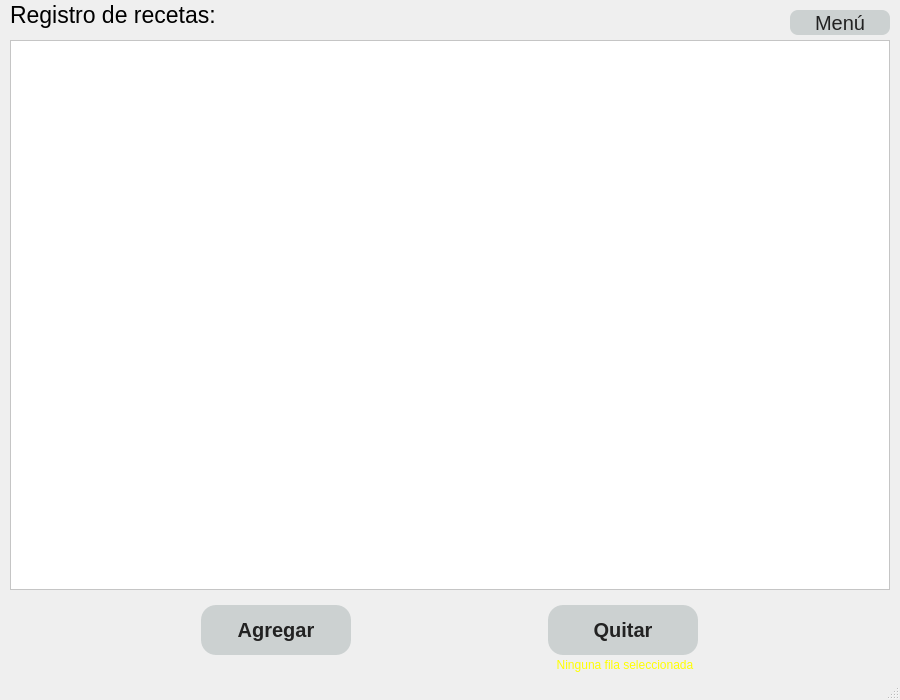
<?xml version="1.0" encoding="UTF-8"?>
<ui version="4.0">
 <class>MainWindow</class>
 <widget class="QMainWindow" name="MainWindow">
  <property name="geometry">
   <rect>
    <x>0</x>
    <y>0</y>
    <width>900</width>
    <height>700</height>
   </rect>
  </property>
  <property name="sizePolicy">
   <sizepolicy hsizetype="Preferred" vsizetype="Preferred">
    <horstretch>0</horstretch>
    <verstretch>0</verstretch>
   </sizepolicy>
  </property>
  <property name="minimumSize">
   <size>
    <width>900</width>
    <height>700</height>
   </size>
  </property>
  <property name="maximumSize">
   <size>
    <width>900</width>
    <height>700</height>
   </size>
  </property>
  <property name="windowTitle">
   <string>Farmasty / Recetas</string>
  </property>
  <property name="styleSheet">
   <string notr="true">background:&quot;#222&quot;; color: &quot;#eee&quot;</string>
  </property>
  <widget class="QWidget" name="centralwidget">
   <widget class="QLabel" name="label">
    <property name="geometry">
     <rect>
      <x>10</x>
      <y>0</y>
      <width>700</width>
      <height>30</height>
     </rect>
    </property>
    <property name="minimumSize">
     <size>
      <width>700</width>
      <height>30</height>
     </size>
    </property>
    <property name="maximumSize">
     <size>
      <width>700</width>
      <height>30</height>
     </size>
    </property>
    <property name="font">
     <font>
      <family>Arial</family>
      <pointsize>17</pointsize>
     </font>
    </property>
    <property name="text">
     <string>Registro de recetas:</string>
    </property>
   </widget>
   <widget class="QTableWidget" name="recetas_table">
    <property name="geometry">
     <rect>
      <x>10</x>
      <y>40</y>
      <width>880</width>
      <height>550</height>
     </rect>
    </property>
    <property name="minimumSize">
     <size>
      <width>880</width>
      <height>550</height>
     </size>
    </property>
    <property name="maximumSize">
     <size>
      <width>880</width>
      <height>550</height>
     </size>
    </property>
    <property name="font">
     <font>
      <family>Arial</family>
      <pointsize>15</pointsize>
     </font>
    </property>
    <property name="autoFillBackground">
     <bool>true</bool>
    </property>
    <property name="styleSheet">
     <string notr="true">color:#000; background: #fff;</string>
    </property>
    <property name="editTriggers">
     <set>QAbstractItemView::NoEditTriggers</set>
    </property>
    <property name="showGrid">
     <bool>true</bool>
    </property>
    <property name="gridStyle">
     <enum>Qt::SolidLine</enum>
    </property>
    <property name="columnCount">
     <number>0</number>
    </property>
    <attribute name="horizontalHeaderVisible">
     <bool>true</bool>
    </attribute>
    <attribute name="horizontalHeaderCascadingSectionResizes">
     <bool>false</bool>
    </attribute>
    <attribute name="horizontalHeaderDefaultSectionSize">
     <number>143</number>
    </attribute>
    <attribute name="horizontalHeaderMinimumSectionSize">
     <number>39</number>
    </attribute>
   </widget>
   <widget class="QWidget" name="horizontalLayoutWidget">
    <property name="geometry">
     <rect>
      <x>10</x>
      <y>590</y>
      <width>881</width>
      <height>81</height>
     </rect>
    </property>
    <layout class="QHBoxLayout" name="horizontalLayout">
     <item>
      <widget class="QPushButton" name="gotoagg_btn">
       <property name="maximumSize">
        <size>
         <width>150</width>
         <height>50</height>
        </size>
       </property>
       <property name="font">
        <font>
         <family>Arial</family>
         <pointsize>15</pointsize>
         <weight>75</weight>
         <bold>true</bold>
        </font>
       </property>
       <property name="cursor">
        <cursorShape>PointingHandCursor</cursorShape>
       </property>
       <property name="styleSheet">
        <string notr="true">background-color:#ccd1d1; color: #222; border-radius: 15px</string>
       </property>
       <property name="text">
        <string>Agregar</string>
       </property>
      </widget>
     </item>
     <item>
      <widget class="QPushButton" name="quitar_btn">
       <property name="maximumSize">
        <size>
         <width>150</width>
         <height>50</height>
        </size>
       </property>
       <property name="font">
        <font>
         <family>Arial</family>
         <pointsize>15</pointsize>
         <weight>75</weight>
         <bold>true</bold>
        </font>
       </property>
       <property name="cursor">
        <cursorShape>PointingHandCursor</cursorShape>
       </property>
       <property name="styleSheet">
        <string notr="true">background-color:#ccd1d1; color: #222; border-radius: 15px</string>
       </property>
       <property name="text">
        <string>Quitar</string>
       </property>
      </widget>
     </item>
    </layout>
   </widget>
   <widget class="QPushButton" name="volver_menu_btn">
    <property name="geometry">
     <rect>
      <x>790</x>
      <y>10</y>
      <width>100</width>
      <height>25</height>
     </rect>
    </property>
    <property name="minimumSize">
     <size>
      <width>100</width>
      <height>25</height>
     </size>
    </property>
    <property name="maximumSize">
     <size>
      <width>100</width>
      <height>25</height>
     </size>
    </property>
    <property name="font">
     <font>
      <pointsize>15</pointsize>
      <weight>50</weight>
      <bold>false</bold>
     </font>
    </property>
    <property name="cursor">
     <cursorShape>PointingHandCursor</cursorShape>
    </property>
    <property name="styleSheet">
     <string notr="true">background-color:#ccd1d1; color: #222; border-radius: 8px</string>
    </property>
    <property name="text">
     <string>Menú</string>
    </property>
   </widget>
   <widget class="QLabel" name="warning_lbl">
    <property name="geometry">
     <rect>
      <x>540</x>
      <y>640</y>
      <width>170</width>
      <height>50</height>
     </rect>
    </property>
    <property name="minimumSize">
     <size>
      <width>170</width>
      <height>50</height>
     </size>
    </property>
    <property name="maximumSize">
     <size>
      <width>170</width>
      <height>50</height>
     </size>
    </property>
    <property name="font">
     <font>
      <pointsize>9</pointsize>
     </font>
    </property>
    <property name="styleSheet">
     <string notr="true">background: transparent; color: yellow;</string>
    </property>
    <property name="text">
     <string>Ninguna fila seleccionada</string>
    </property>
    <property name="alignment">
     <set>Qt::AlignCenter</set>
    </property>
   </widget>
  </widget>
  <widget class="QMenuBar" name="menubar">
   <property name="geometry">
    <rect>
     <x>0</x>
     <y>0</y>
     <width>900</width>
     <height>26</height>
    </rect>
   </property>
  </widget>
  <widget class="QStatusBar" name="statusbar"/>
 </widget>
 <resources/>
 <connections/>
</ui>
